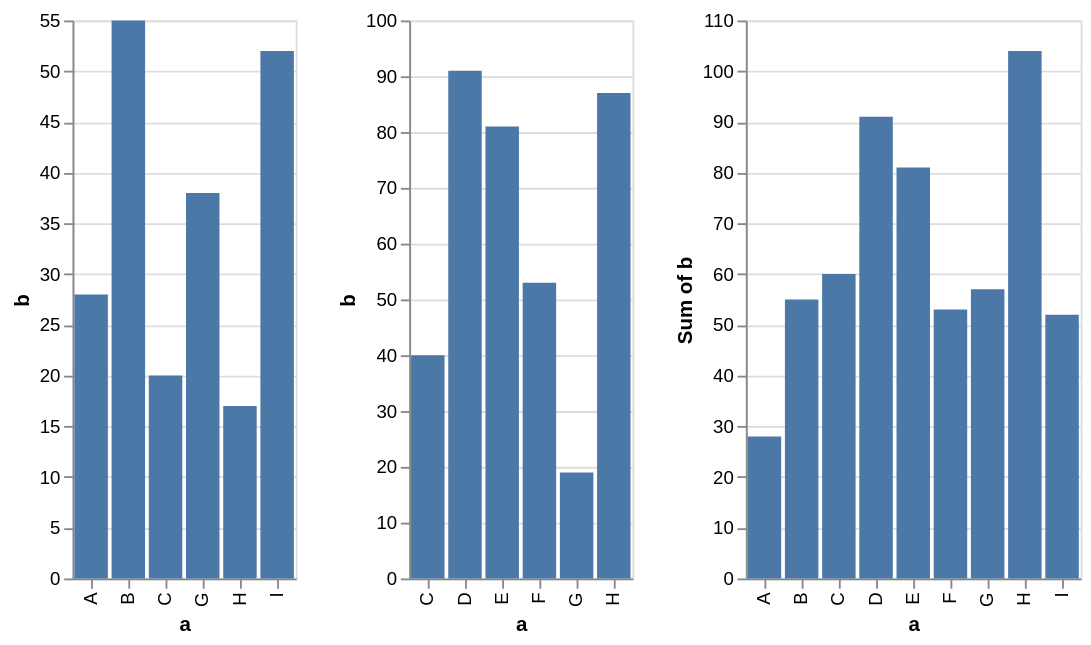

Write a Vega-Lite specification for this figure.
### Vega-Lite specification from a JSON file in a GitHub repository (floating-point values rounded to 4 significant figures)
{"$schema": "https://vega.github.io/schema/vega-lite/v2.json", "hconcat": [{"description": "A simple bar chart with embedded data.", "data": {"values": [{"a": "A", "b": 28}, {"a": "B", "b": 55}, {"a": "C", "b": 20}, {"a": "G", "b": 38}, {"a": "H", "b": 17}, {"a": "I", "b": 52}]}, "mark": "bar", "encoding": {"x": {"field": "a", "type": "ordinal"}, "y": {"field": "b", "type": "quantitative"}}}, {"description": "A simple bar chart with embedded data.", "data": {"values": [{"a": "C", "b": 40}, {"a": "D", "b": 91}, {"a": "E", "b": 81}, {"a": "F", "b": 53}, {"a": "G", "b": 19}, {"a": "H", "b": 87}]}, "mark": "bar", "encoding": {"x": {"field": "a", "type": "ordinal"}, "y": {"field": "b", "type": "quantitative"}}}, {"description": "A simple bar chart with embedded data.", "data": {"values": [{"a": "A", "b": 28}, {"a": "B", "b": 55}, {"a": "C", "b": 20}, {"a": "G", "b": 38}, {"a": "H", "b": 17}, {"a": "I", "b": 52}, {"a": "C", "b": 40}, {"a": "D", "b": 91}, {"a": "E", "b": 81}, {"a": "F", "b": 53}, {"a": "G", "b": 19}, {"a": "H", "b": 87}]}, "mark": "bar", "encoding": {"x": {"field": "a", "type": "ordinal"}, "y": {"aggregate": "sum", "field": "b", "type": "quantitative"}}}]}
